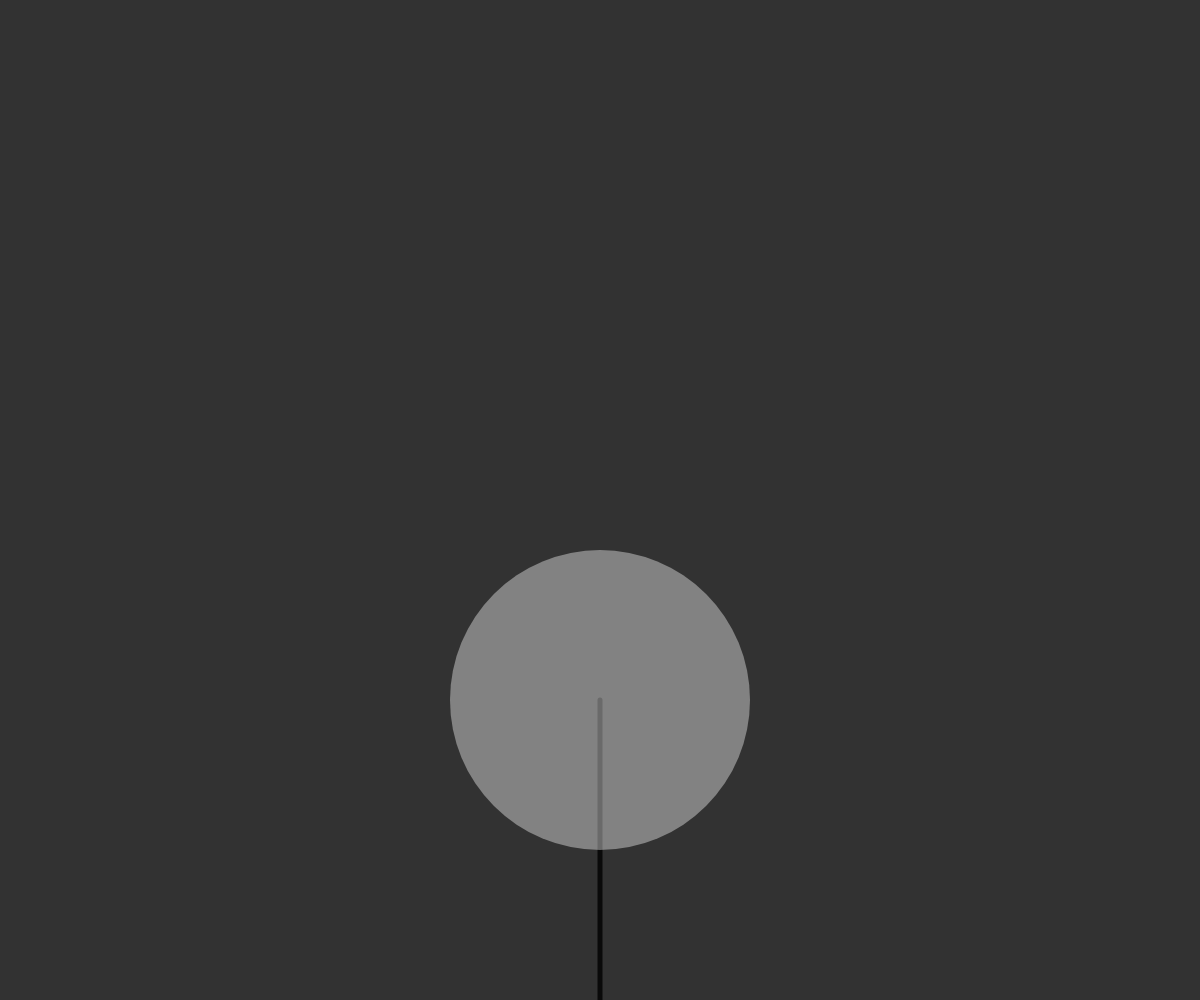
Frame 1 (no input)
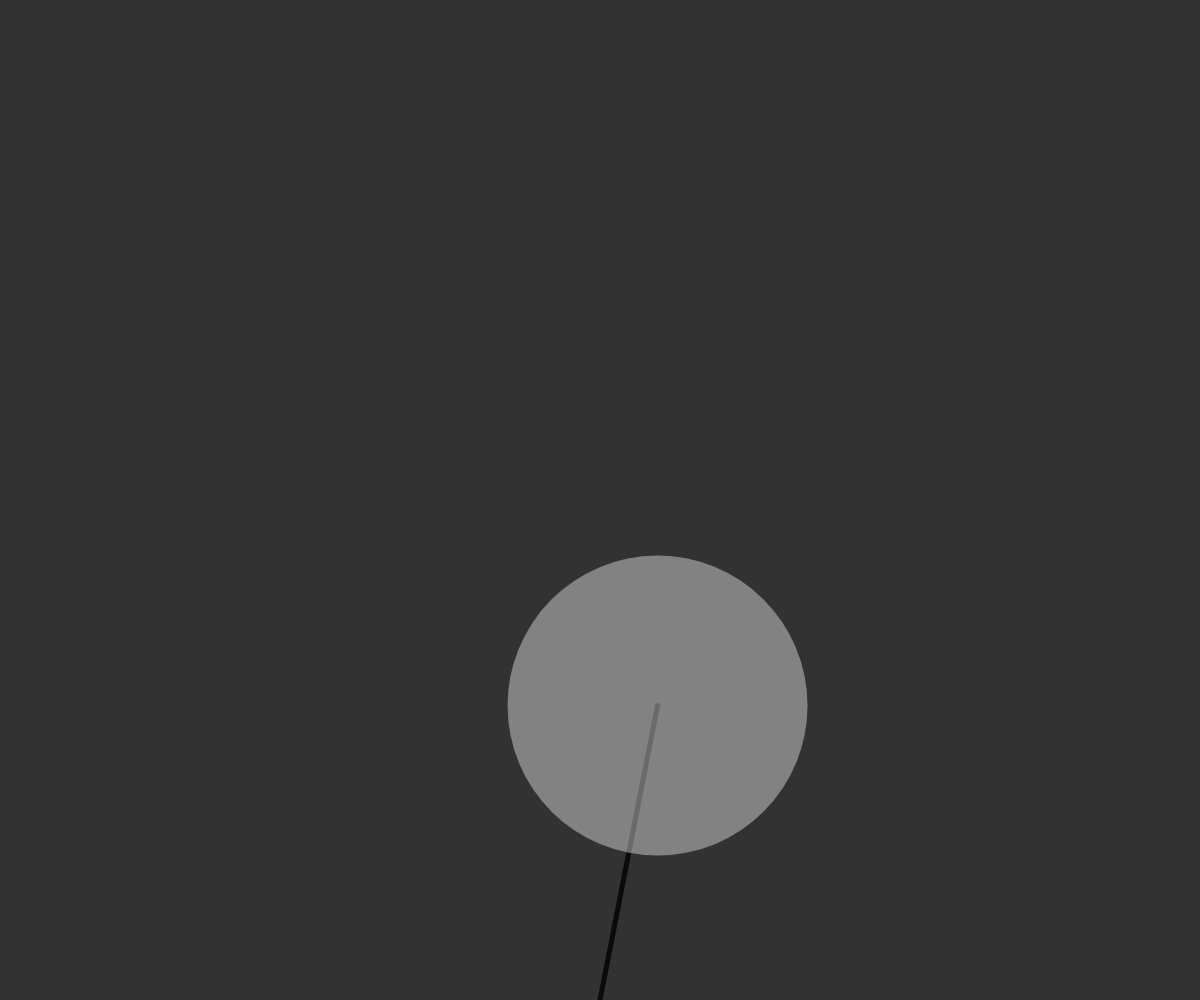
Frame 60 (no input)
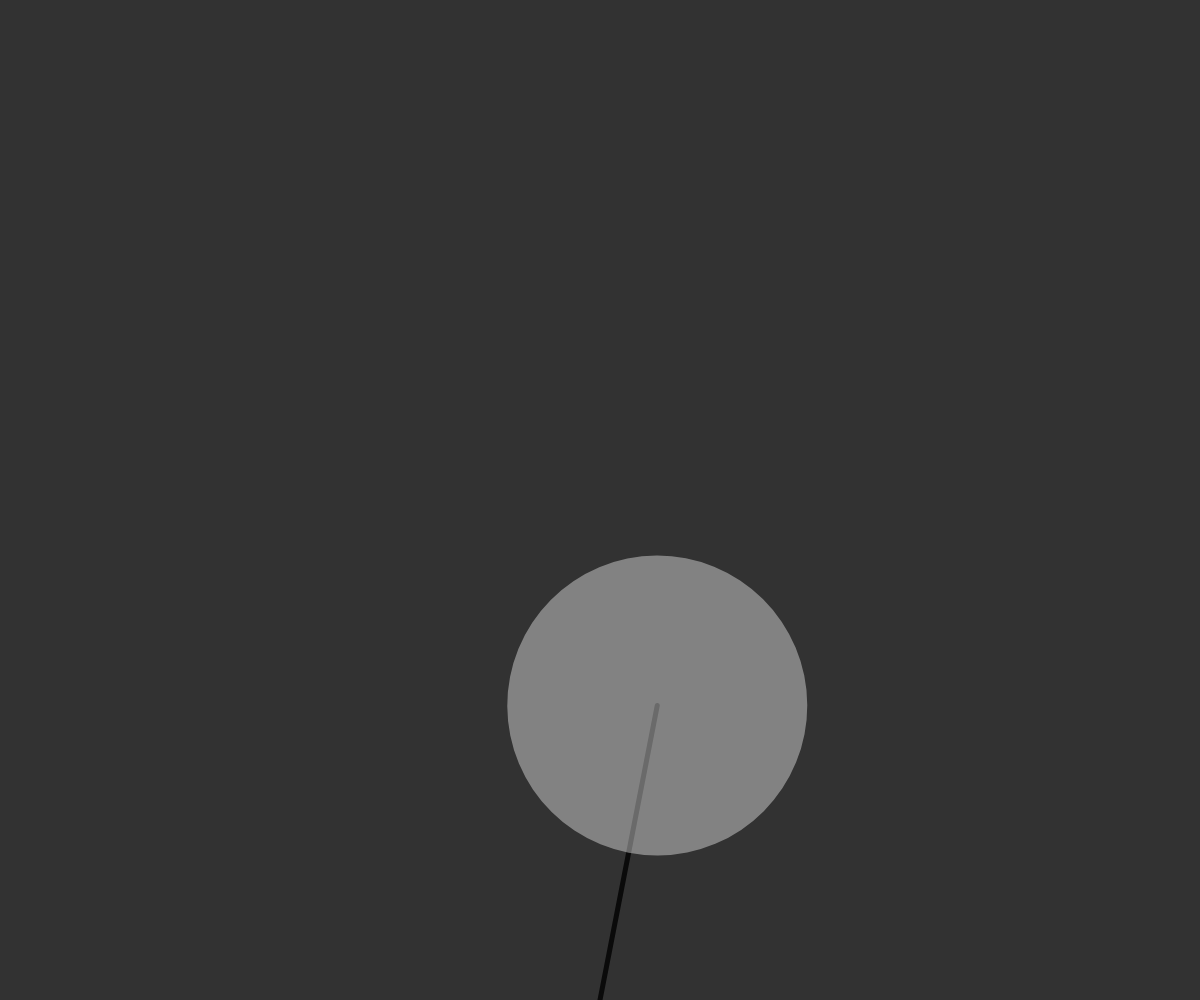
Frame 120 (the mouse pressed at the canvas centre since frame 60)

The p5.js sketch that drew these frames (run headless with seeded random() and noise() and a simulated clock; from frame 60 on, the mouse is pressed at the canvas centre):

// p5.js sketch
// ── sketch.js
/*
WIND
Jeff Thompson | 2015/21 | www.jeffreythompson.org

A simple simulation of wind blowing a tree. The angle of the 
tree (which is bent by the "wind") moves back-and-forth randomly
using Perlin noise, a more realistic way to get random motion.
Invented in the 1980s by Ken Perlin, it has been used in movies
and games for 35+ years to generate clouds, terrain, and other
organic features.

Our "tree" is really just a line and a circle: a fancier version, 
commented out, using a recursive function to draw a Pythagoras 
Tree instead of a line-and-circle.

SEE ALSO
+ https://en.wikipedia.org/wiki/Pythagoras_tree_(fractal)

CHALLENGES
1. How might you visualize the wind onscreen?
2. Can you draw grass or other elements that are effected by the
   same global wind value?
3. Can you draw a leaf at the end of each branch? What about just
   the branches where recursion reaches the minimum length?

*/

let trunkLen =    300;   // length of the trunk
let windInc =     0.01;  // how quickly wind changes speed (try changing)

let windSpeed =   0;     // speed, which will = angle of bend
let noisePos =    0;     // "position" in the Perlin noise

// for the fancier Pythagoras tree
let branchAngle = 30;    // angle between two branches
let minLen =      10;    // minimum size of branches


function setup() {
  createCanvas(windowWidth, windowHeight);
  
  // nothing else here!
}


function draw() {
  background(50);
  
  // draw a simple tree
  push();
  translate(width/2, height);
  rotate(radians(windSpeed));
  stroke(10);
  strokeWeight(5);
  line(0,0, 0,-trunkLen);
  fill(255, 100);
  noStroke();
  circle(0,-trunkLen, trunkLen); 
  pop();
  
  // or a fancier "Pythagoras Tree" - a kind
  // of fractal pattern using a recursive function
  // translate(width/2, height);
  // stroke(255);
  // strokeWeight(3);
  // line(0,0, 0,-trunkLen);
  // branch(trunkLen);
  
  // update wind speed using 1D Perlin noise
  // noise() returns a value 0 to 1, so mult by 30 means
  // the wind speed will result in an angle of 0-30º
  windSpeed = noise(noisePos) * 30;
  noisePos += windInc;
  
  // random() will generate movement that is jerky and unrealistic
  // try this instead and see what happens
  // windSpeed += random(-0.6,0.5);
}


// a recursive function to draw the tree (for more information
// on recursive functions, see Basics > Recursion)
function branch (len) {
 
  // store previous and reduce branch length
  let prevLen = len;
  len *= 0.5 * sqrt(2);    // experiment with changing this and see what happens
  
  // keep going until the branches are too small
  if (len > minLen) {
    
    // larger branches are stiffer than little ones
    let stiffness = map(len, minLen, trunkLen, 1.0, 0.2);
  
    // add some twist based on the wind speed and stiffness
    let twist = windSpeed * stiffness;
    
    // draw left branches
    push();                                 // local mode
    translate(0, -prevLen);                 // move up to top of prev branch
    rotate(radians(-branchAngle + twist));  // rotate to new position + twist from wind*
    line(0, 0, 0, -len);                    // draw as a line
    branch(len);                            // call again!
    pop();

    // *NOTE we only add twist to branches on the left side
    // it's more realistic but try it with both to see what happens

    // draw right branches too
    push();
    translate(0, -prevLen);
    rotate(radians(branchAngle));
    line(0, 0, 0, -len);
    branch(len);
    pop();
  }
}
